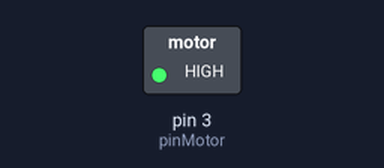
Bench run of a sketch on a simulated Arduino Uno, built with avr-gcc and run on an emulated ATmega328P. Shown: switched loads named in the sketch (green lamp = pin HIGH).

Above: at 1.5 s.
At 4.5 s:
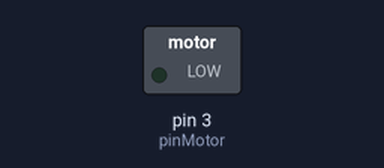
Timing chart, 0 to 7.8 s (numbered marks = the images above):
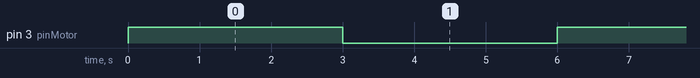

Measured:
- by itself, pin 3 (pinMotor): alternates HIGH for 3.0 s and LOW for 3.0 s

The sketch:

01_prueba_motor.ino
```cpp
// 01_prueba_motor

const int pinMotor = 3;

void setup() {
  pinMode(pinMotor, OUTPUT);
  digitalWrite(pinMotor, LOW);
}

void loop() {
  digitalWrite(pinMotor, HIGH);
  delay(3000);

  digitalWrite(pinMotor, LOW);
  delay(3000);
}
```
